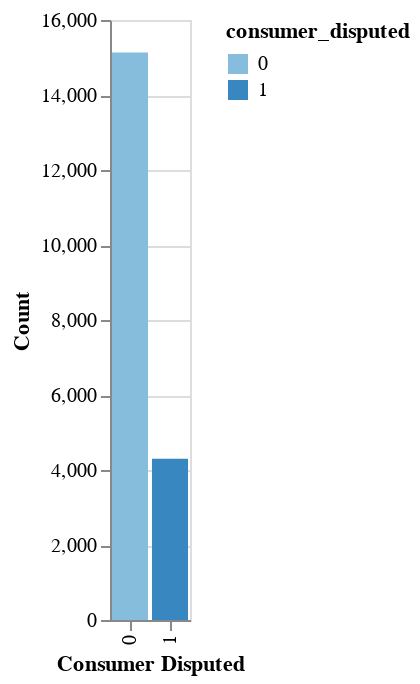

Notebook cell for this chart:
### Code cell
target = pd.DataFrame(complaints_df.value_counts('consumer_disputed')).reset_index()
target.columns = ['consumer_disputed','count']
alt.Chart(target).mark_bar().encode(
    x=alt.X('consumer_disputed:O',title = 'Consumer Disputed'),
    y=alt.Y('count:Q',title = 'Count'),
    color='consumer_disputed:O',
)

### Figure 1 — Vega-Lite specification as saved in the notebook (floating-point values rounded to 4 significant figures)
{"config": {"view": {"continuousWidth": 400, "continuousHeight": 300}}, "data": {"name": "data-bffe0eae850076767909d92680e9a4d5"}, "mark": "bar", "encoding": {"color": {"field": "consumer_disputed", "type": "ordinal"}, "x": {"field": "consumer_disputed", "title": "Consumer Disputed", "type": "ordinal"}, "y": {"field": "count", "title": "Count", "type": "quantitative"}}, "$schema": "https://vega.github.io/schema/vega-lite/v4.17.0.json", "datasets": {"data-bffe0eae850076767909d92680e9a4d5": [{"consumer_disputed": 0, "count": 15131}, {"consumer_disputed": 1, "count": 4301}]}}
